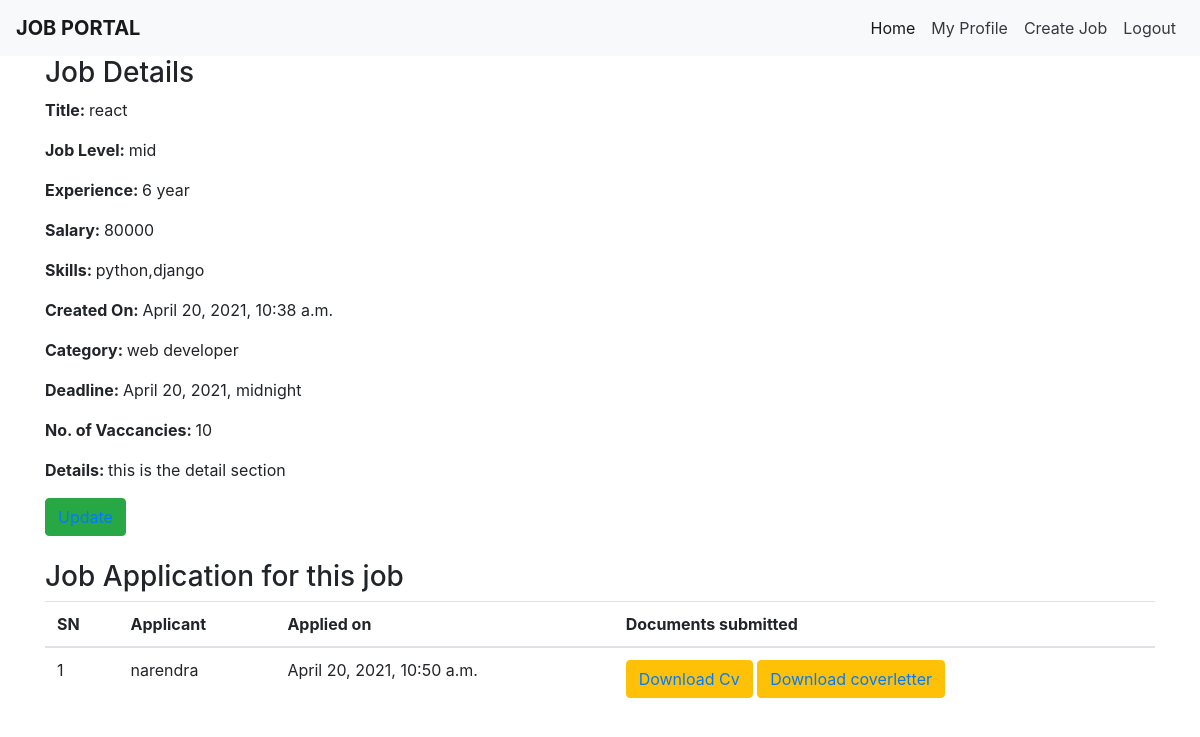
Page /employer/job/11/detail/ (signed in) on the committed database.
### jobapp/models.py (models this page shows, shortened)
class TimeStamp(models.Model):
    created_at = models.DateTimeField(auto_now_add=True)
    updated_at = models.DateTimeField(auto_now=True)
    class Meta:
        abstract = True

class Job(TimeStamp):
    title = models.CharField(max_length=100)
    image = models.ImageField(upload_to='job')
    category = models.ForeignKey(JobCategory, on_delete=models.CASCADE)
    job_type = models.CharField(max_length=100, choices=JOB_TYPE)
    employer = models.ForeignKey(Employer, on_delete=models.CASCADE)
    level = models.CharField(max_length=50, choices=LEVEL)
    deadline = models.DateTimeField(default=datetime.now())
    vaccncy_number = models.PositiveIntegerField()
    education = models.CharField(max_length=100)
    skills = models.CharField(max_length=100)
    details = models.TextField()
    experience = models.CharField(max_length=100, null=True, blank=True)
    salary = models.CharField(max_length=100, null=True, blank=True)
    status=models.CharField(max_length=50,choices=STATUS,default='Pending')
    views_count = models.PositiveIntegerField(default=0)

class JobCategory(TimeStamp):
    title = models.CharField(max_length=100)
    image = models.ImageField(upload_to='jobcategory')
    def __str__(self):
        return self.title

class JobApplication(TimeStamp):
    job = models.ForeignKey(Job, on_delete=models.CASCADE)
    jobseeker = models.ForeignKey(JobSeeker, on_delete=models.CASCADE)
    cover_letter = models.FileField(upload_to='jobapplication')
    is_applied=models.BooleanField(default=False,null=True,blank=True)

class JobSeeker(TimeStamp):
    user = models.OneToOneField(User, on_delete=models.CharField)
    name = models.CharField(max_length=100)
    address = models.CharField(max_length=100)
    mobile = models.CharField(max_length=100)
    image = models.ImageField(upload_to='jobseeker')
    qualification = models.CharField(max_length=100)
    skills = models.CharField(max_length=100)
    about = models.CharField(max_length=100)
    email = models.EmailField(null=True, blank=True)
    cv = models.FileField(upload_to='jobseeker', validators=[validate_file])

### jobapp/views.py (the view)
class EmployerJobDetailView(EmployerRequiredMixin, DetailView):
    template_name = 'employertemplates/employerjobdetail.html'
    model = Job
    context_object_name = 'jobobject'

### jobapp/views.py (called while the page is built)
    def dispatch(self, request, *args, **kwargs):
        user = request.user
        if user.is_authenticated and user.groups.filter(name='employer').exists():
            pass
        else:
            return redirect('/login/')
        return super().dispatch(request, *args, **kwargs)

### templates/employertemplates/employerjobdetail.html (shortened to what this page needs)
{% extends 'employertemplates/employerbase.html' %}
{% block content %}
<div class="container">
	<h3>Job Details</h3>
	<p><strong>Title: </strong>{{jobobject.title}} </p>
	<p><strong>Job Level: </strong>{{jobobject.level}} </p>
	<p><strong>Experience: </strong>{{jobobject.experience}} </p>
	<p><strong>Salary: </strong>{{jobobject.salary}} </p>
	<p><strong>Skills: </strong>{{jobobject.skills}} </p>
	<p><strong>Created On: </strong>{{jobobject.created_at}} </p>
	<p><strong>Category: </strong>{{jobobject.category}} </p>
	<p><strong>Deadline: </strong>{{jobobject.deadline}} </p>
	<p><strong>No. of Vaccancies: </strong>{{jobobject.vaccncy_number}} </p>
	<p><strong>Details: </strong>{{jobobject.details}} </p>
	<button class=" btn btn-success"><a
		href="{% url 'jobapp:employerjobupdate' jobobject.id %}">Update</a></button>
	<br><br>
	<h3>Job Application for this job</h3>
	<table class='table'>
		<thead>
			<tr>
				<th>SN</th>
				<th>Applicant</th>
				<th>Applied on</th>
				<th>Documents submitted</th>
		</thead>
		<tbody>
			{% for application in jobobject.jobapplication_set.all %}
			<tr>
				<td>{{forloop.counter}}</td>
				<td>{{application.jobseeker.name}}</td>
				<td>{{application.created_at}}</td>
				<td>
					<button class="btn btn-warning"> <a href="{{application.jobseeker.cv.url}}" download>Download
							Cv</a></button>
					<button class="btn btn-warning"><a href="{{application.cover_letter.url}}" download>Download
							coverletter</a></button>
				</td>
			</tr>
			{% endfor %}
		</tbody>
	</table>
</div>
{% endblock %}

### static/jobseekerstatic/css/style.css (style rules this page uses)
body, html { margin: 0; padding: 0; height: 100%; }

### rows in the picture
Job: title "react", level "mid", experience "6 year", salary "80000", skills "python,django", created_at "April 20, 2021, 10:38 a.m.", category "web developer", deadline "April 20, 2021, midnight", vaccncy_number "10", details "this is the detail section"
JobApplication: jobseeker.name "narendra", created_at "April 20, 2021, 10:50 a.m."
